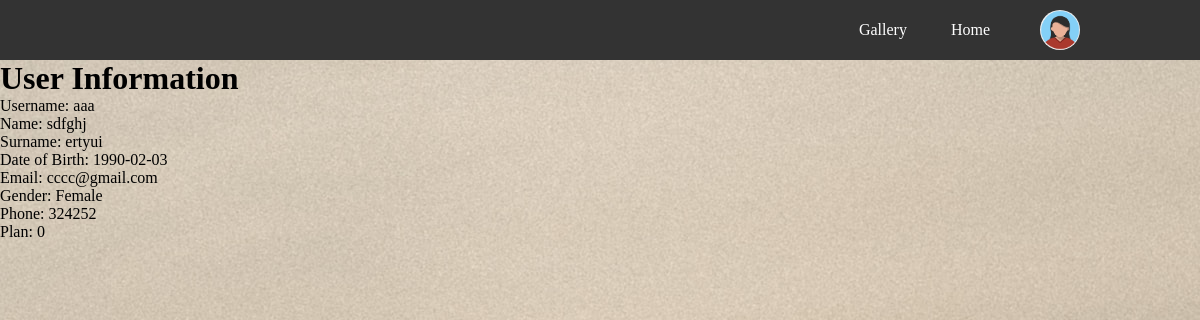
The page /view_profile.php (signed in) on the database its author committed.
### tables this page shows
CREATE TABLE `users` (
  `username` varchar(20) NOT NULL,
  `password` varchar(20) NOT NULL,
  `name` varchar(20) NOT NULL,
  `surname` varchar(20) NOT NULL,
  `dob` date NOT NULL,
  `email` varchar(20) NOT NULL,
  `gender` varchar(20) NOT NULL,
  `phone` int(20) NOT NULL,
  `plan` int(11) NOT NULL
);

### view_profile.php (the view, shortened to what this page needs)
<?php
$localhost = 'localhost';
$dbuser = 'phpuser';
$dbpass = 'phppwd';
$horse = 'phpclub';
$cnn = @mysqli_connect($localhost, $dbuser, $dbpass, $horse) or exit('Connection failed.' . mysqli_connect_errno());
$username = $_SESSION['username'];
$query = "SELECT * FROM users WHERE username = '$username'";;
$result = mysqli_query($cnn, $query);
if (mysqli_num_rows($result) > 0) {
    $row = mysqli_fetch_assoc($result);
}
?>
<!DOCTYPE html>
<html lang="en">
<head>
    <link rel="stylesheet" href="navbar.css">
</head>
<body background="11.jpg">
<div class="hero">
    <nav>
      <ul>
        <li><a href="Gallery.php">Gallery</a></li>
        <li><a href="home2.php">Home</a></li>
      </ul>
      <?php
      if (isset($_SESSION['username'])) {
      ?>
        <img width="auto" src="user.png" class="user-pic" alt="" onclick="toggleMenu()">
      <?php
      }
      ?>
    </nav>
  </div>
<h1>User Information</h1>
<p>Username: <?php echo $row['username']; ?></p>
<p>Name: <?php echo $row['name']; ?></p>
<p>Surname: <?php echo $row['surname']; ?></p>
<p>Date of Birth: <?php echo $row['dob']; ?></p>
<p>Email: <?php echo $row['email']; ?></p>
<p>Gender: <?php echo $row['gender']; ?></p>
<p>Phone: <?php echo $row['phone']; ?></p>
<p>Plan: <?php echo $row['plan']; ?></p>
</body>
</html>

### navbar.css (style rules this page uses)
* { margin: 0; padding: 0; font-family: 'Poppins', 'sans-serif'; box-sizing: border-box; }
.hero { width: 100%; background: #eceaff; color: #525252; }
nav { background: #333; width: 100%; padding: 10px 10%; display: flex; align-items: center; justify-content: space-between; position: relative; }
.user-pic { width: 40px; border-radius: 50%; cursor: pointer; margin-left: 30px; }
nav ul { width: 100%; text-align: right; }
nav ul li { display: inline-block; list-style: none; margin: 10px 20px; }
nav ul li a { color: #fff; text-decoration: none; }

### rows shown on the page
users: username "aaa", name "sdfghj", surname "ertyui", dob "1990-02-03", email "cccc@gmail.com", gender "Female", phone "324252", plan "0"
